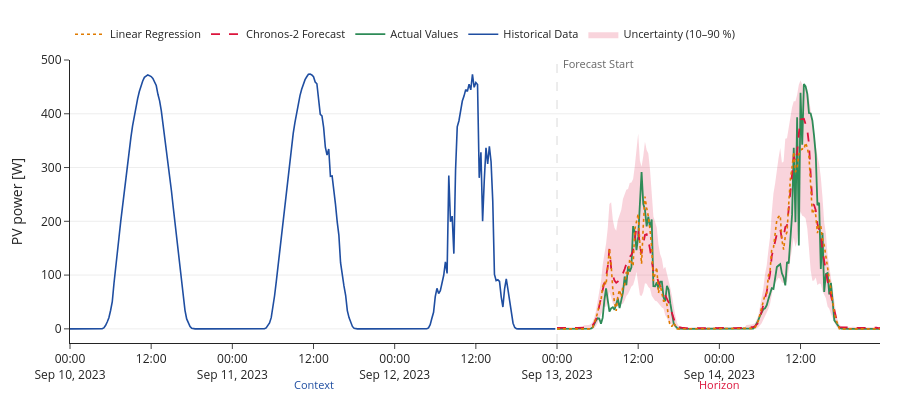

The notebook cell saved with this chart:
### Code cell
# Beispiel-Fenster im FETS-Paper-Stil (Fig. 1):
#   - Blau solid    = historischer Kontext
#   - Rot dashed    = Chronos-2 Median-Forecast
#   - Rot shaded    = 10-90 %-Unsicherheitsband
#   - Grün solid    = Actual Values (Wahrheit)
#   - Orange dotted = Lineare Regression
#   - Vertikale Trennlinie an "Forecast Start"
WIN     = pd.Timestamp("2023-09-13 00:00", tz="UTC")
CTX_VIS = 3 * 96                                       # 3 Tage Kontext im Plot
sl      = slice(WIN, WIN + pd.Timedelta(minutes=15 * (PRED_LEN - 1)))
hist    = df["pv_w"].loc[WIN - pd.Timedelta(minutes=15 * CTX_VIS) : WIN - pd.Timedelta("15min")]

fig = go.Figure()

# Unsicherheitsband zuerst (sonst überdecken Linien es)
fig.add_scatter(x=p_c2hi.loc[sl].index, y=p_c2hi.loc[sl].values, mode="lines",
                line=dict(width=0), showlegend=False, hoverinfo="skip")
fig.add_scatter(x=p_c2lo.loc[sl].index, y=p_c2lo.loc[sl].values, mode="lines",
                line=dict(width=0), fill="tonexty",
                fillcolor="rgba(220,20,60,0.18)",
                name="Uncertainty (10–90 %)", hoverinfo="skip")

# Linien
fig.add_scatter(x=hist.index, y=hist.values, mode="lines",
                line=dict(color="#1f4ea1", width=1.6),
                name="Historical Data")
fig.add_scatter(x=y.loc[sl].index, y=y.loc[sl].values, mode="lines",
                line=dict(color="#2e8b57", width=1.8),
                name="Actual Values")
fig.add_scatter(x=p_c2.loc[sl].index, y=p_c2.loc[sl].values, mode="lines",
                line=dict(color="#dc143c", width=1.8, dash="dash"),
                name="Chronos-2 Forecast")
fig.add_scatter(x=p_lr.loc[sl].index, y=p_lr.loc[sl].values, mode="lines",
                line=dict(color="#e07b00", width=1.6, dash="dot"),
                name="Linear Regression")

# Trennlinie + Context/Horizon-Labels
fig.add_vline(x=WIN, line=dict(color="#888", width=1, dash="dash"))
fig.add_annotation(x=WIN, y=1.02, yref="paper", showarrow=False,
                   text="Forecast Start", font=dict(size=11, color="#666"),
                   xanchor="left", xshift=4)
fig.add_annotation(x=hist.index[len(hist) // 2], y=-0.18, yref="paper", showarrow=False,
                   text="Context", font=dict(size=11, color="#1f4ea1"))
fig.add_annotation(x=p_c2.loc[sl].index[PRED_LEN // 2], y=-0.18, yref="paper", showarrow=False,
                   text="Horizon", font=dict(size=11, color="#dc143c"))

# Paper-Stil: weißer Hintergrund, nur horizontale Grid-Linien, dezente Achsen
fig.update_layout(
    template="simple_white",
    height=420, width=900,
    margin=dict(t=60, b=70, l=70, r=20),
    legend=dict(orientation="h", yanchor="bottom", y=1.04,
                xanchor="left", x=0, font=dict(size=11),
                bgcolor="rgba(255,255,255,0)"),
    xaxis=dict(title="", showgrid=False, ticks="outside"),
    yaxis=dict(title="PV power [W]", showgrid=True, gridcolor="#eee",
               zeroline=False, ticks="outside"),
)
fig.show()

### Figure 1 — Plotly figure (JSON) as saved in the notebook; plotly's stock layout.template omitted (floating-point values rounded to 4 significant figures; data arrays with more than 128 entries replaced by an {"elided": "..."} marker saying what was removed)
{"data": [{"hoverinfo": "skip", "line": {"width": 0}, "mode": "lines", "showlegend": false, "type": "scatter", "x": {"elided": "192 str values"}, "y": {"elided": "192 float values"}}, {"fill": "tonexty", "fillcolor": "rgba(220,20,60,0.18)", "hoverinfo": "skip", "line": {"width": 0}, "mode": "lines", "name": "Uncertainty (10–90 %)", "type": "scatter", "x": {"elided": "192 str values"}, "y": {"elided": "192 float values"}}, {"line": {"color": "#1f4ea1", "width": 1.6}, "mode": "lines", "name": "Historical Data", "type": "scatter", "x": {"elided": "288 str values"}, "y": {"elided": "288 float values"}}, {"line": {"color": "#2e8b57", "width": 1.8}, "mode": "lines", "name": "Actual Values", "type": "scatter", "x": {"elided": "192 str values"}, "y": {"elided": "192 float values"}}, {"line": {"color": "#dc143c", "dash": "dash", "width": 1.8}, "mode": "lines", "name": "Chronos-2 Forecast", "type": "scatter", "x": {"elided": "192 str values"}, "y": {"elided": "192 float values"}}, {"line": {"color": "#e07b00", "dash": "dot", "width": 1.6}, "mode": "lines", "name": "Linear Regression", "type": "scatter", "x": {"elided": "192 str values"}, "y": {"elided": "192 float values"}}], "layout": {"annotations": [{"font": {"color": "#666", "size": 11}, "showarrow": false, "text": "Forecast Start", "x": "2023-09-13T00:00:00+00:00", "xanchor": "left", "xshift": 4, "y": 1.02, "yref": "paper"}, {"font": {"color": "#1f4ea1", "size": 11}, "showarrow": false, "text": "Context", "x": "2023-09-11T12:00:00+00:00", "y": -0.18, "yref": "paper"}, {"font": {"color": "#dc143c", "size": 11}, "showarrow": false, "text": "Horizon", "x": "2023-09-14T00:00:00+00:00", "y": -0.18, "yref": "paper"}], "height": 420, "legend": {"bgcolor": "rgba(255,255,255,0)", "font": {"size": 11}, "orientation": "h", "x": 0, "xanchor": "left", "y": 1.04, "yanchor": "bottom"}, "margin": {"b": 70, "l": 70, "r": 20, "t": 60}, "shapes": [{"line": {"color": "#888", "dash": "dash", "width": 1}, "type": "line", "x0": "2023-09-13T00:00:00+00:00", "x1": "2023-09-13T00:00:00+00:00", "xref": "x", "y0": 0, "y1": 1, "yref": "y domain"}], "width": 900, "xaxis": {"showgrid": false, "ticks": "outside", "title": {"text": ""}}, "yaxis": {"gridcolor": "#eee", "showgrid": true, "ticks": "outside", "title": {"text": "PV power [W]"}, "zeroline": false}}}
